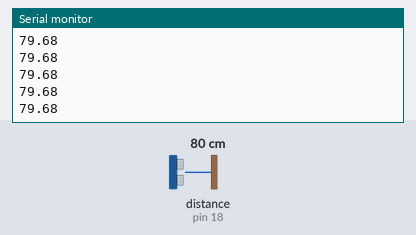
Simulated run of this sketch. Board: Arduino Uno, built with avr-gcc and run on an emulated ATmega328P. On the bench: the last lines printed to the serial monitor. Wiring (inferred from the names in the program): ultrasonic range finder: trigger pin 5; echo pin 18. The test bench sets the inputs (shaded band); at power-on: distance to the obstacle (sensor on pin 18) 80 cm. The echo pulse lasts 58.3 µs per cm; USB keyboard and mouse output is not drawn.

Above: at 1.2 s.
1.3 s: distance to the obstacle (sensor on pin 18) set to 2 cm
At 2.1 s:
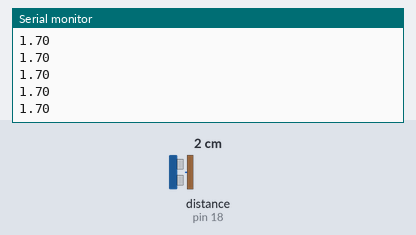
2.8 s: distance to the obstacle (sensor on pin 18) set to 4 cm
At 3.4 s:
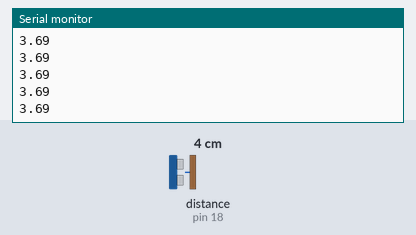
Timing chart, 0 to 5.8 s (numbered marks = the images above; inputs shaded):
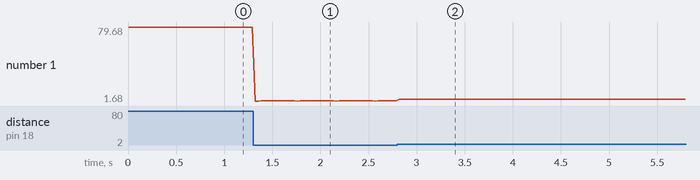

The sketch:

code_oficina.ino
```cpp
#include <BleKeyboard.h>

BleKeyboard bleKeyboard("Dino-Thaisy", "Oficina", 100);

const int TRIG = 5;
const int ECHO = 18;

const int DISTANCIA_PULO = 15;       // cm: abaixo disso conta como mão detectada
const unsigned long INTERVALO = 400; // ms entre pulos

unsigned long ultimoPulo = 0;

float lerDistancia() {
  digitalWrite(TRIG, LOW);
  delayMicroseconds(2);
  digitalWrite(TRIG, HIGH);
  delayMicroseconds(10);
  digitalWrite(TRIG, LOW);

  long duracao = pulseIn(ECHO, HIGH, 30000);
  if (duracao == 0) return 999;
  return duracao * 0.0343 / 2;
}

void setup() {
  Serial.begin(115200);
  pinMode(TRIG, OUTPUT);
  pinMode(ECHO, INPUT);
  bleKeyboard.begin();
}

void loop() {
  float d = lerDistancia();
  Serial.println(d);

  if (bleKeyboard.isConnected()) {
    if (d < DISTANCIA_PULO && millis() - ultimoPulo > INTERVALO) {
      bleKeyboard.write(' ');   // aperta a barra de espaço
      ultimoPulo = millis();
    }
  }
  delay(30);
}
```

Measured:
- after the input at 1.3 s, the serial monitor: prints a new line at once (image 1)
- after the input at 2.8 s, the serial monitor: prints a new line at once (image 2)
- plotted number 1: 79.68 → 1.7 after the input at 1.3 s, 1.7 → 3.69 after the input at 2.8 s
